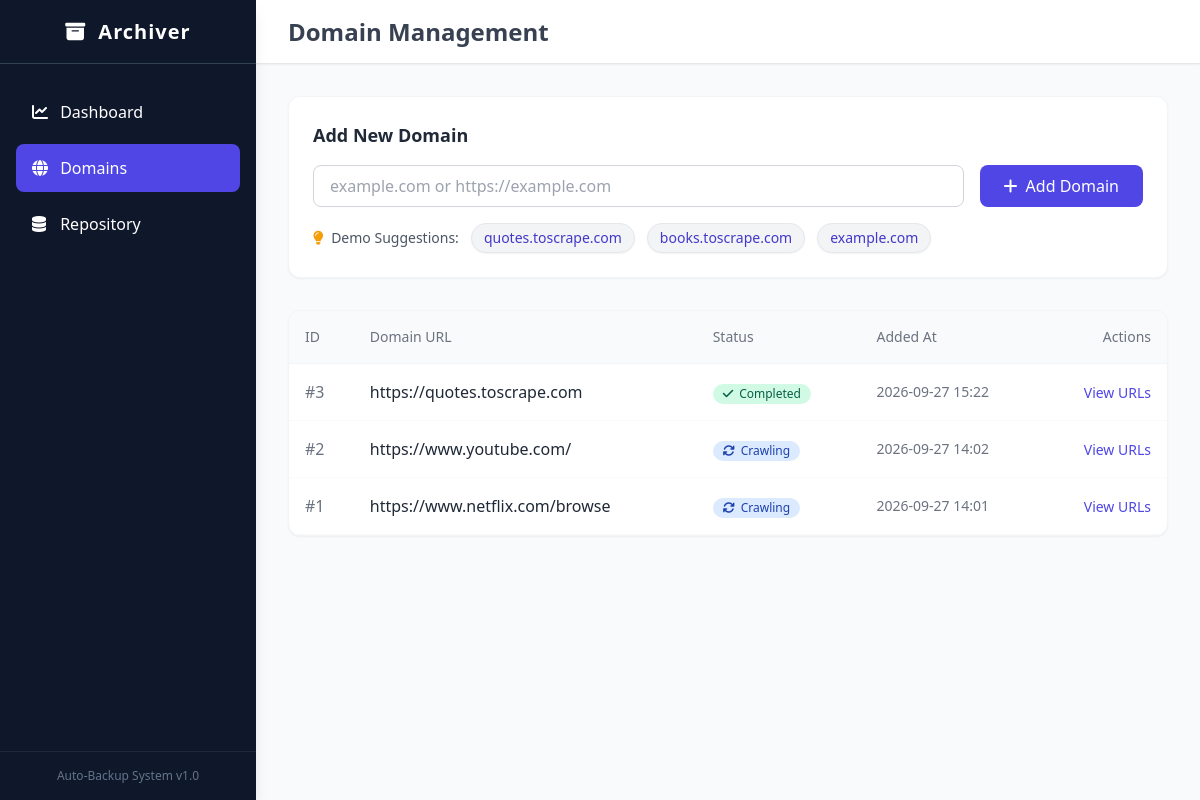
Page /domains on the committed database.
### app/models.py (models this page shows)
class Domain(Base):
    __tablename__ = "domains"
    id = Column(Integer, primary_key=True, index=True)
    url = Column(String, unique=True, index=True)
    status = Column(String, default="Pending") # Pending, Crawling, Completed, Failed
    added_at = Column(DateTime, default=datetime.datetime.utcnow)
    urls = relationship("URLItem", back_populates="domain")

### app/main.py (the view)
@app.get("/domains", response_class=HTMLResponse)
async def domains_page(request: Request, db: Session = Depends(database.get_db)):
    domains = db.query(models.Domain).order_by(models.Domain.id.desc()).all()
    return templates.TemplateResponse("domains.html", {"request": request, "domains": domains})

### app/templates/domains.html (shortened to what this page needs)
{% extends "base.html" %}
{% block header_title %}Domain Management{% endblock %}
{% block content %}
<div class="bg-white rounded-xl shadow-sm border border-gray-100 p-6 mb-8">
    <h2 class="text-lg font-semibold text-gray-800 mb-4">Add New Domain</h2>
    <form hx-post="/domains" hx-target="#domain-list" hx-indicator="#spinner" class="flex gap-4">
        <input type="text" id="domain-input" name="url" placeholder="example.com or https://example.com" required
            class="flex-1 px-4 py-2 border border-gray-300 rounded-lg focus:outline-none focus:ring-2 focus:ring-indigo-500">
        <button type="submit" class="bg-indigo-600 text-white px-6 py-2 rounded-lg hover:bg-indigo-700 transition flex items-center gap-2">
            <i class="fa-solid fa-plus"></i> Add Domain
        </button>
    </form>
    <div class="mt-4 text-sm text-gray-500 flex items-center gap-3">
        <span class="font-medium text-gray-600"><i class="fa-solid fa-lightbulb text-amber-500 mr-1"></i> Demo Suggestions:</span>
        <button type="button" onclick="document.getElementById('domain-input').value='https://quotes.toscrape.com'" class="bg-gray-100 hover:bg-indigo-50 text-indigo-700 border border-gray-200 hover:border-indigo-200 px-3 py-1 rounded-full transition shadow-sm">
            quotes.toscrape.com
        </button>
        <button type="button" onclick="document.getElementById('domain-input').value='https://books.toscrape.com'" class="bg-gray-100 hover:bg-indigo-50 text-indigo-700 border border-gray-200 hover:border-indigo-200 px-3 py-1 rounded-full transition shadow-sm">
            books.toscrape.com
        </button>
        <button type="button" onclick="document.getElementById('domain-input').value='https://example.com'" class="bg-gray-100 hover:bg-indigo-50 text-indigo-700 border border-gray-200 hover:border-indigo-200 px-3 py-1 rounded-full transition shadow-sm">
            example.com
        </button>
    </div>
</div>
<div class="bg-white rounded-xl shadow-sm border border-gray-100 overflow-hidden">
    <table class="w-full text-left border-collapse">
        <thead>
            <tr class="bg-gray-50 border-b border-gray-100 text-gray-500 text-sm">
                <th class="p-4 font-medium">ID</th>
                <th class="p-4 font-medium">Domain URL</th>
                <th class="p-4 font-medium">Status</th>
                <th class="p-4 font-medium">Added At</th>
                <th class="p-4 font-medium text-right">Actions</th>
            </tr>
        </thead>
        <tbody id="domain-list">
            {% include "partials/domain_list.html" %}
        </tbody>
    </table>
</div>
{% endblock %}

### app/templates/base.html (shortened to what this page needs)
<!DOCTYPE html>
<html lang="en">
<head>
    <script src="https://cdn.tailwindcss.com"></script>
    <link rel="stylesheet" href="https://cdnjs.cloudflare.com/ajax/libs/font-awesome/6.5.1/css/all.min.css">
</head>
<body class="bg-gray-50 flex h-screen font-sans text-gray-800">
    <aside class="w-64 bg-slate-900 text-white flex flex-col shadow-lg z-10">
        <div class="h-16 flex items-center justify-center border-b border-slate-700 font-bold text-xl tracking-wider">
            <i class="fa-solid fa-box-archive mr-3"></i> Archiver
        </div>
        <nav class="flex-1 py-6 px-4 space-y-2">
            <a href="/" class="block px-4 py-3 rounded-lg hover:bg-slate-800 transition {% if request.url.path == '/' %}bg-indigo-600 hover:bg-indigo-700{% endif %}">
                <i class="fa-solid fa-chart-line w-6"></i> Dashboard
            </a>
            <a href="/domains" class="block px-4 py-3 rounded-lg hover:bg-slate-800 transition {% if request.url.path == '/domains' %}bg-indigo-600 hover:bg-indigo-700{% endif %}">
                <i class="fa-solid fa-globe w-6"></i> Domains
            </a>
            <a href="/repository" class="block px-4 py-3 rounded-lg hover:bg-slate-800 transition {% if request.url.path == '/repository' %}bg-indigo-600 hover:bg-indigo-700{% endif %}">
                <i class="fa-solid fa-database w-6"></i> Repository
            </a>
        </nav>
        <div class="p-4 text-xs text-slate-500 text-center border-t border-slate-800">
            Auto-Backup System v1.0
        </div>
    </aside>
    <main class="flex-1 flex flex-col overflow-hidden">
        <header class="h-16 bg-white shadow-sm flex items-center px-8 border-b">
            <h1 class="text-2xl font-semibold text-gray-700">{% block header_title %}Overview{% endblock %}</h1>
        </header>
        <div class="flex-1 overflow-auto p-8">
            {% block content %}{% endblock %}
        </div>
    </main>
</body>
</html>

### app/templates/partials/domain_list.html
{% for domain in domains %}
<tr class="border-b border-gray-50 hover:bg-gray-50 transition">
    <td class="p-4 text-gray-500">#{{ domain.id }}</td>
    <td class="p-4 font-medium text-gray-800">{{ domain.url }}</td>
    <td class="p-4">
        {% if domain.status == 'Crawling' %}
            <span class="inline-flex items-center px-2.5 py-0.5 rounded-full text-xs font-medium bg-blue-100 text-blue-800">
                <i class="fa-solid fa-sync fa-spin mr-1.5"></i> Crawling
            </span>
        {% elif domain.status == 'Completed' %}
            <span class="inline-flex items-center px-2.5 py-0.5 rounded-full text-xs font-medium bg-emerald-100 text-emerald-800">
                <i class="fa-solid fa-check mr-1.5"></i> Completed
            </span>
        {% else %}
            <span class="inline-flex items-center px-2.5 py-0.5 rounded-full text-xs font-medium bg-gray-100 text-gray-800">
                {{ domain.status }}
            </span>
        {% endif %}
    </td>
    <td class="p-4 text-gray-500 text-sm">{{ domain.added_at.strftime('%Y-%m-%d %H:%M') }}</td>
    <td class="p-4 text-right">
        <a href="/repository?domain_id={{ domain.id }}" class="text-indigo-600 hover:text-indigo-900 text-sm font-medium">View URLs</a>
    </td>
</tr>
{% else %}
<tr>
    <td colspan="5" class="p-8 text-center text-gray-500">
        No domains added yet. Add your first domain above.
    </td>
</tr>
{% endfor %}

### rows in the picture
Domain: id "3", url "https://quotes.toscrape.com", status "Completed" (drawn), added_at "2026-09-27 15:22"
Domain: id "2", url "https://www.youtube.com/", status "Crawling" (drawn), added_at "2026-09-27 14:02"
Domain: id "1", url "https://www.netflix.com/browse", status "Crawling" (drawn), added_at "2026-09-27 14:01"
